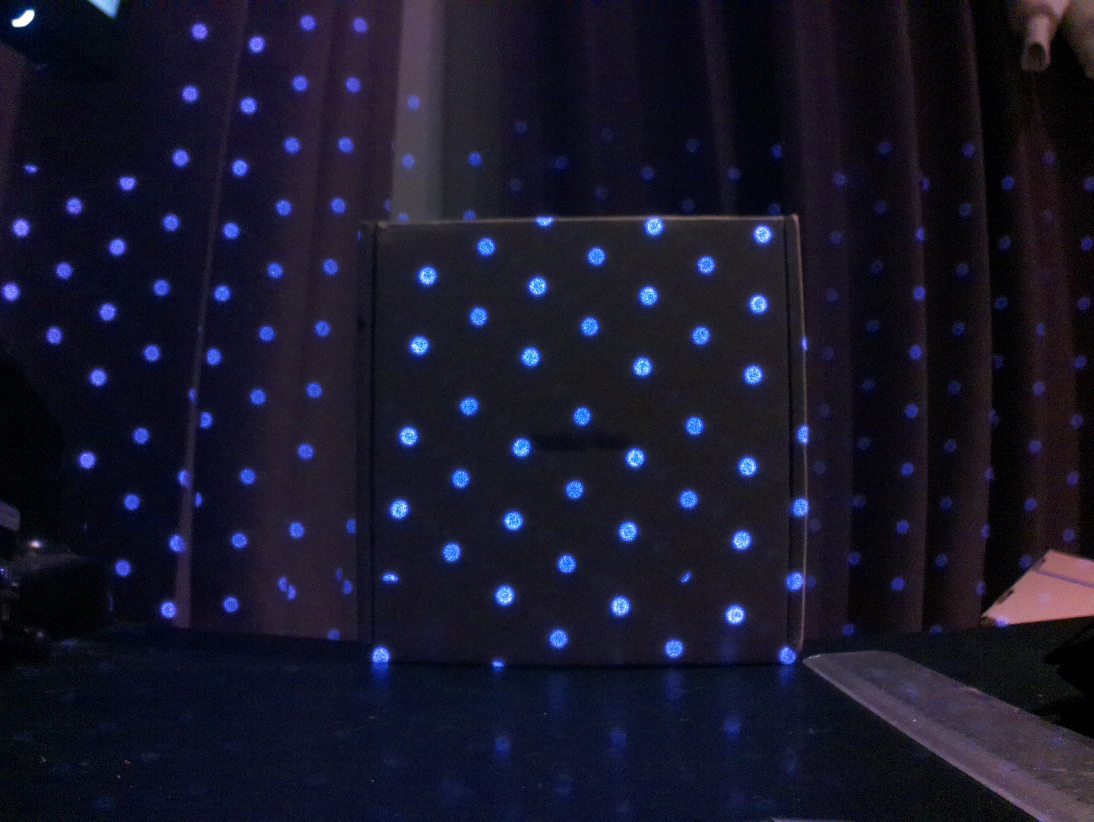
#> input picture real_dot/capture_image_IR2_40cm.jpg, 3280 x 2464 px, found by its file name (shown at 1/3 size)
$ python Image_Process.py
#> lines starting #> are read from the running program, lines starting #| are printed output that depends on the picture; after the words box and inside, x2 and y2 are one past the last pixel; in counts of white or black regions, pixels touching at a corner belong together
import numpy as np
import matplotlib.pyplot as plt
import cv2
from scipy.interpolate import griddata

def estimate_dot_radius(x, y, gray, circle_radius=27, min_radius=16, max_radius=40):
    print(f"Estimating dot radius at position: ({x}, {y})")
    circle_radius = int(circle_radius)  # Ensure the radius is an integer
    # Create a mask to extract the local region around the dot
    mask = np.zeros((circle_radius*2+1, circle_radius*2+1), dtype=np.uint8)
    cv2.circle(mask, (circle_radius, circle_radius), circle_radius, 255, -1)

    # Ensure that the region around the dot is within the bounds of the image
    y_start = max(0, y - circle_radius)
    y_end = min(gray.shape[0], y + circle_radius + 1)
    x_start = max(0, x - circle_radius)
    x_end = min(gray.shape[1], x + circle_radius + 1)

    # Extract the local region from the grayscale image
    local_region = gray[y_start:y_end, x_start:x_end]

    # Resize the mask to match the size of the local region
    resized_mask = cv2.resize(mask, (local_region.shape[1], local_region.shape[0]))

    # Apply the resized mask to the local region
    masked_region = cv2.bitwise_and(local_region, resized_mask)

    # Find contours in the masked region
    contours, _ = cv2.findContours(masked_region, cv2.RETR_EXTERNAL, cv2.CHAIN_APPROX_SIMPLE)

    if len(contours) > 0:
        # Calculate the radius of the fitted circle
        (x_c, y_c), radius = cv2.minEnclosingCircle(contours[0])
        radius = int(radius)

        # Clamp the radius within a certain range
        # radius = min(max(radius, min_radius), max_radius)
        print(f"Estimated radius: {radius}")
        return radius
    else:
        print("No contour found, using default radius.")
        return circle_radius

# [10 lines left out: function dynamic_radius_parameters, not called in this run]

def estimate_depth(ir_dot_positions, gray, camera_intrinsics, dot_spacing, circle_radius, min_radius, max_radius):
    depths = []
    radii = []
    # print(f"Estimating depth for {len(ir_dot_positions)} dot positions.")
    for i, dot_position in enumerate(ir_dot_positions):
        y, x = dot_position
        # print(f"Processing dot {i+1} at position: ({x}, {y})")
        dot_radius = estimate_dot_radius(x, y, gray, circle_radius, min_radius, max_radius)
        radii.append(dot_radius)

        if dot_radius == 0:
            # print(f"Skipping dot {i+1} due to zero radius.")
            continue

        depth = (camera_intrinsics[0, 0] * dot_spacing) / (2 * dot_radius)
        depth = depth * 280*1.9  # Adjusting the scale for better visualization
        depths.append(depth)
        # print(f"Estimated depth: {depth}")

    return depths, radii

#=======================================================================================================================#

# Load the image
image_path = "dotMatrix/Depth_camera/real_dot/capture_image_IR2_40cm.jpg"
original_dot = cv2.imread(image_path)
#> original_dot is the input picture: shape (2464, 3280, 3); mean B, G, R 41.6, 23.1, 24.5

# if original_dot is None:
#     print("Error: Image not found. Check the file path.")
#     exit()

# Convert to grayscale
gray = cv2.cvtColor(original_dot, cv2.COLOR_BGR2GRAY)

# Apply CLAHE
clahe = cv2.createCLAHE(clipLimit=2.0, tileGridSize=(8, 8))
gray = clahe.apply(gray)
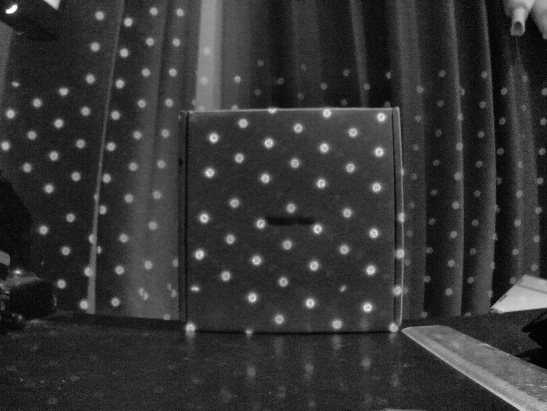
#> gray: shape (2464, 3280) (shown at 1/6 size); min 1, max 255, mean 52.4

# Apply Gaussian blur
gray_blur = cv2.GaussianBlur(gray, (3, 3), 0)

# Adaptive Gaussian Thresholding
# adaptive_thresh = cv2.adaptiveThreshold(gray_blur, 255, cv2.ADAPTIVE_THRESH_GAUSSIAN_C, cv2.THRESH_BINARY, 3, 1)
# adaptive_thresh = cv2.GaussianBlur(adaptive_thresh, (3, 3), 0)
_ ,adaptive_thresh = cv2.threshold(gray_blur,140,255,cv2.THRESH_BINARY)
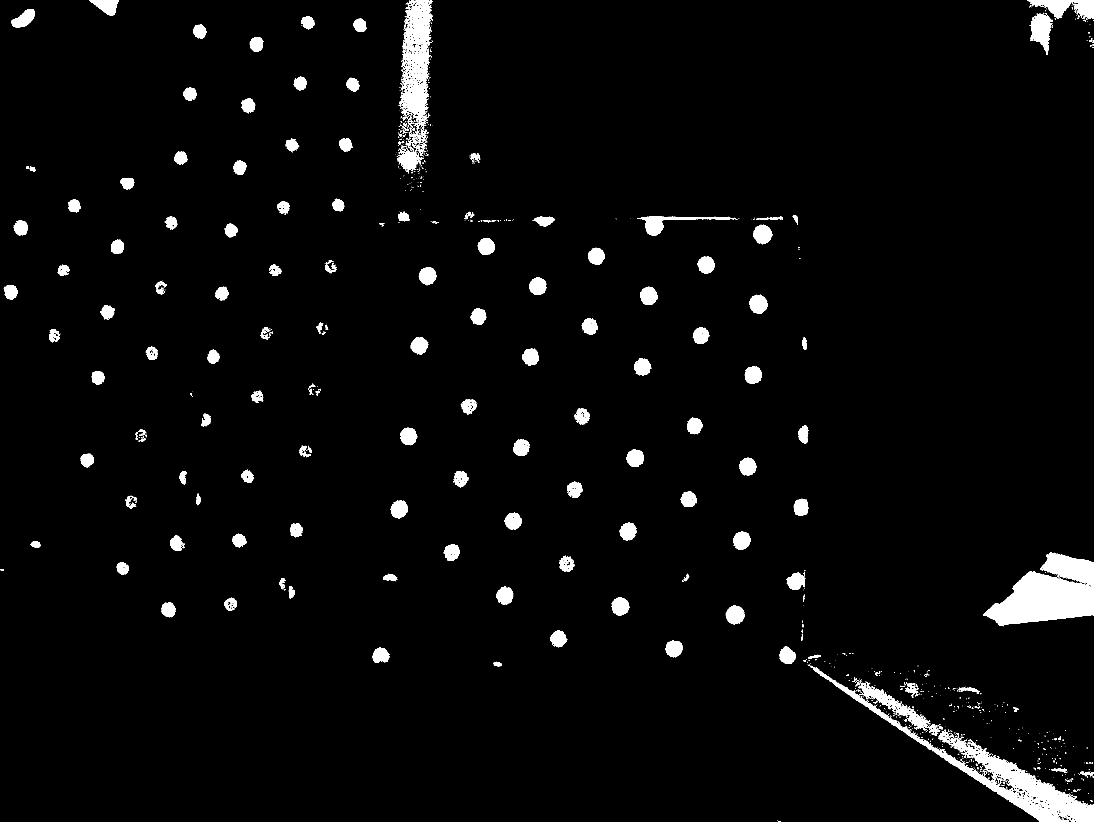
#> adaptive_thresh: shape (2464, 3280) (shown at 1/3 size); 3.3% white; 893 white regions (671 under 20 px), largest, box (x1, y1, x2, y2) and area: (2949, 1656, 3280, 1879) 43209, (2431, 1997, 3280, 2464) 38134, (1199, 0, 1299, 390) 20852


# Otsu's Thresholding
_, otsu_thresh = cv2.threshold(gray_blur, 0, 255, cv2.THRESH_BINARY + cv2.THRESH_OTSU)
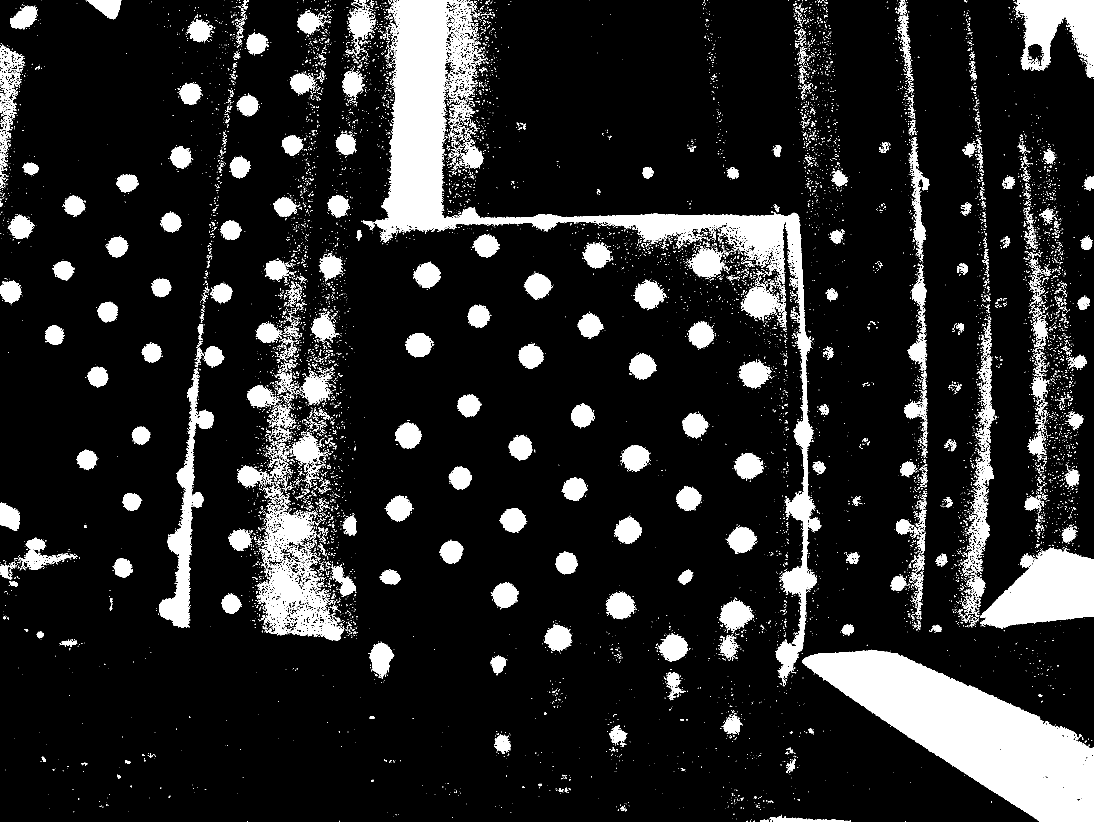
#> otsu_thresh: shape (2464, 3280) (shown at 1/3 size); 13.2% white; 11574 white regions (10180 under 20 px)


# # Invert the threshold images
# adaptive_thresh = cv2.bitwise_not(adaptive_thresh)

# neg_otsu = cv2.bitwise_not(otsu_thresh)

# Find contours
# adaptive_thresh = cv2.bitwise_not(adaptive_thresh)
contours_adaptive, _ = cv2.findContours(adaptive_thresh, cv2.RETR_EXTERNAL, cv2.CHAIN_APPROX_SIMPLE)
#> contours_adaptive = 889 contours, 713 with area under 20; largest, box (x1, y1, x2, y2) and area: (2949, 1656, 3280, 1879) 42644, (2431, 1997, 3280, 2464) 38713, (1199, 0, 1299, 390) 23226, (3085, 0, 3280, 57) 5786, (2574, 2048, 2791, 2187) 5676
contours_otsu, _ = cv2.findContours(otsu_thresh, cv2.RETR_EXTERNAL, cv2.CHAIN_APPROX_SIMPLE)
#> contours_otsu = 11540 contours, 10743 with area under 20; largest, box (x1, y1, x2, y2) and area: (1089, 0, 2464, 2059) 209774, (2406, 1949, 3280, 2464) 194015, (2941, 1643, 3280, 1886) 52430, (773, 1637, 1033, 1921) 33059, (3041, 0, 3280, 233) 29380

# Extract centroids of the dots
ir_dot_positions_adaptive = []
ir_dot_positions_otsu = []

# Extract centroids from adaptive thresholding
for contour in contours_adaptive:
    M = cv2.moments(contour)
    if M['m00'] != 0:
        cx = int(M['m10'] / M['m00'])
        cy = int(M['m01'] / M['m00'])
        ir_dot_positions_adaptive.append((cy, cx))
#> this loop made 889 passes
#> (contour, cx, cy) on passes 10, 13, 15, 16, 22, 31: ([[3215, 2376], [3215, 2377], [3216, 2376]], 3215, 2376), ([[3195, 2369], [3195, 2370], [3196, 2370]], 3195, 2369), ([[3205, 2367], [3204, 2368], [3208, 2368], [3208, 2367]], 3206, 2367), ([[3042, 2364], [3042, 2366], [3043, 2366], [3043, 2364]], 3042, 2365), ([[3203, 2349], [3202, 2350], [3203, 2350]], 3202, 2349), ([[3249, 2339], [3249, 2340], [3250, 2340], [3251, 2339]], 3249, 2339)
#> after the loop, ir_dot_positions_adaptive = 633 pairs, first value 0 to 2453, second value 5 to 3278

# Extract centroids from Otsu's thresholding
for contour in contours_otsu:
    M = cv2.moments(contour)
    if M['m00'] != 0:
        cx = int(M['m10'] / M['m00'])
        cy = int(M['m01'] / M['m00'])
        ir_dot_positions_otsu.append((cy, cx))
#> this loop made 11540 passes
#> (contour, cx, cy) on passes 4 to 9: ([[2549, 2462], [2548, 2463], [2552, 2463], [2552, 2462]], 2550, 2462), ([[2540, 2462], [2539, 2463], [2541, 2463], [2541, 2462]], 2540, 2462), ([[2535, 2462], [2534, 2463], [2536, 2463]], 2535, 2462), ([[2262, 2462], [2261, 2463], [2264, 2463], [2263, 2462]], 2262, 2462), ([[2251, 2462], [2250, 2463], [2252, 2463], [2252, 2462]], 2251, 2462), ([[2241, 2462], [2240, 2463], [2241, 2463]], 2240, 2462)
#> after the loop, ir_dot_positions_otsu = 7603 pairs, first value 0 to 2462, second value 0 to 3274

# Define camera intrinsic parameters
fx = fy = 3.6  # Focal length in mm
cx = cy = 1280 / 2  # Assuming the image dimensions are 1280x720
camera_intrinsics = np.array([[fx, 0, cx],
                              [0, fy, cy],
                              [0, 0, 1]])

dot_spacing = 0.01  # Example dot spacing in meters

# Adjustable parameters for dot radius estimation
circle_radius = 28
min_radius = 20
max_radius = 36
# ir_dot_positions = []
# std_circle_radius = 29
# circle_radius, min_radius, max_radius = dynamic_radius_parameters(ir_dot_positions, gray, std_circle_radius)

# Estimate depths from IR dot positions
depths_adaptive, radii_adaptive = estimate_depth(ir_dot_positions_adaptive, gray, camera_intrinsics, dot_spacing, circle_radius, min_radius, max_radius)
#> the loop in estimate_depth, `for i, dot_position in enumerate(ir_dot_positions):` made 633 passes
#> dot_position on passes 28 to 30: (2330, 3278), (2327, 2974), (2324, 3223)
#> (printed output is left out)
#> pass 1, in estimate_dot_radius, `masked_region = cv2.bitwise_and(local_region, resized_mask)`:
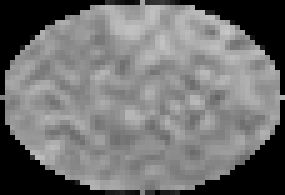
#> masked_region: shape (39, 57) (shown 5 times larger); min 0, max 198, mean 112.5
depths_otsu, radii_otsu = estimate_depth(ir_dot_positions_otsu, gray, camera_intrinsics, dot_spacing, circle_radius, min_radius, max_radius)
#> the loop in estimate_depth (call 2), `for i, dot_position in enumerate(ir_dot_positions):` made 7603 passes
#> dot_position on passes 1 to 3: (2462, 2550), (2462, 2540), (2462, 2535)
#> pass 1, in estimate_dot_radius (call 634), `resized_mask = cv2.resize(mask, (local_region.shape[1], local_region.s..`:
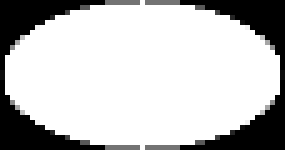
#> resized_mask: shape (30, 57) (shown 5 times larger); min 0, max 255, mean 192.5
#> pass 1, in estimate_dot_radius (call 634), `masked_region = cv2.bitwise_and(local_region, resized_mask)`:
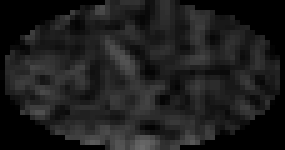
#> masked_region: shape (30, 57) (shown 5 times larger); min 0, max 106, mean 28.9

# Plot the images and results in one figure
fig, axs = plt.subplots(3, 3, figsize=(8, 8))

axs[0, 0].imshow(cv2.cvtColor(original_dot, cv2.COLOR_BGR2RGB))
axs[0, 0].set_title('Original Image')
axs[0, 0].axis('off')

axs[0, 1].imshow(gray, cmap='gray')
axs[0, 1].set_title('Grayscale Image')
axs[0, 1].axis('off')

axs[0, 2].imshow(gray_blur, cmap='gray')
axs[0, 2].set_title('Blurred Image')
axs[0, 2].axis('off')

# axs[1, 0].imshow(neg_adaptive, cmap='gray')
# axs[1, 0].set_title('Inverted Adaptive Threshold Image')
# axs[1, 0].axis('off')

axs[1, 1].imshow(adaptive_thresh, cmap='gray')
axs[1, 1].set_title('Adaptive Threshold Image')
axs[1, 1].axis('off')

axs[1, 2].imshow(otsu_thresh, cmap='gray')
axs[1, 2].set_title('Otsu Threshold Image')
axs[1, 2].axis('off')

# Scatter plot for adaptive thresholding
scatter_adaptive = axs[2, 0].scatter(
    [pos[1] for pos in ir_dot_positions_adaptive],
    [pos[0] for pos in ir_dot_positions_adaptive],
    c=depths_adaptive, cmap='coolwarm', s=50
)
axs[2, 0].invert_yaxis()
fig.colorbar(scatter_adaptive, ax=axs[2, 0], label='Depth (m)')
axs[2, 0].set_title('IR Dot Depth Estimation (Adaptive)')
axs[2, 0].set_xlabel('X Position')
axs[2, 0].set_ylabel('Y Position')

# Scatter plot for Otsu's thresholding
scatter_otsu = axs[2, 1].scatter(
    [pos[1] for pos in ir_dot_positions_otsu],
    [pos[0] for pos in ir_dot_positions_otsu],
    c=depths_otsu, cmap='coolwarm', s=50
)
axs[2, 1].invert_yaxis()
fig.colorbar(scatter_otsu, ax=axs[2, 1], label='Depth (m)')
axs[2, 1].set_title('IR Dot Depth Estimation (Otsu)')
axs[2, 1].set_xlabel('X Position')
axs[2, 1].set_ylabel('Y Position')

# Detected dots with estimated radii (adaptive)
ax_adaptive = axs[2, 2]
ax_adaptive.imshow(gray, cmap='gray')
for (y, x), radius in zip(ir_dot_positions_adaptive, radii_adaptive):
    circle = plt.Circle((x, y), radius, color='r', fill=False)
    ax_adaptive.add_patch(circle)
#> this loop made 633 passes
#> (y, x, radius) on passes 1 to 3: (2453, 3187, 28), (2405, 3249, 28), (2402, 3274, 28)
ax_adaptive.set_title('Detected Dots with Estimated Radii (Adaptive)')
ax_adaptive.set_xlabel('X Position')
ax_adaptive.set_ylabel('Y Position')
ax_adaptive.invert_yaxis()

plt.tight_layout()
plt.show()
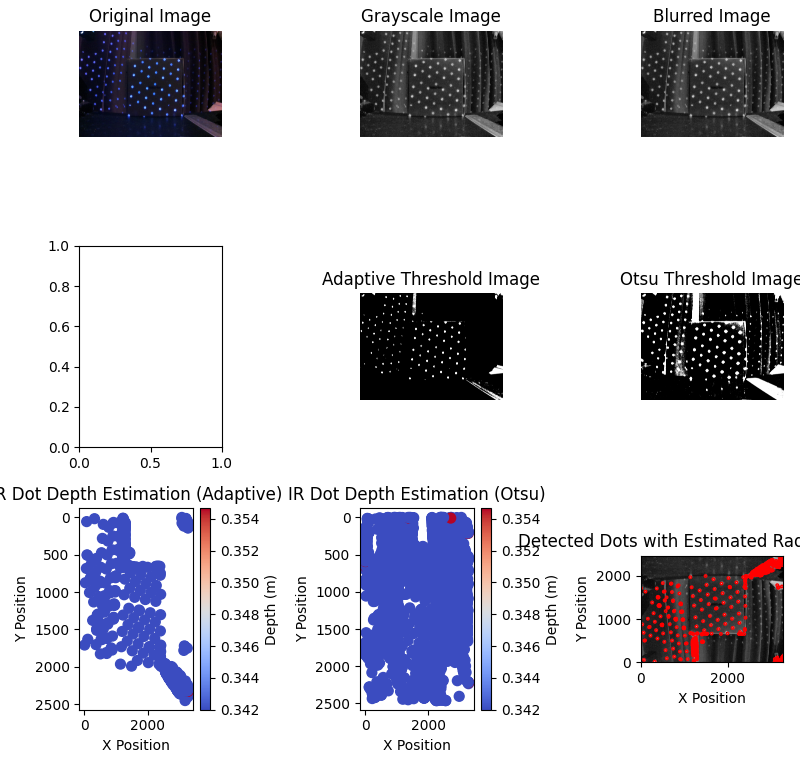
#> figure drawn by matplotlib, 10 panels
